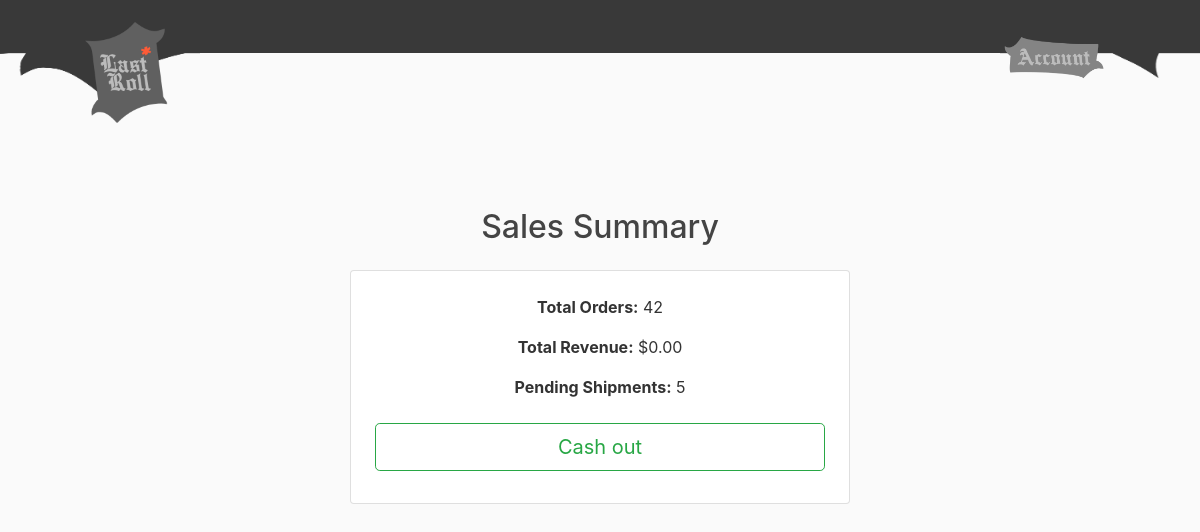
Before: /sellersales/ (signed in) with the older database file.
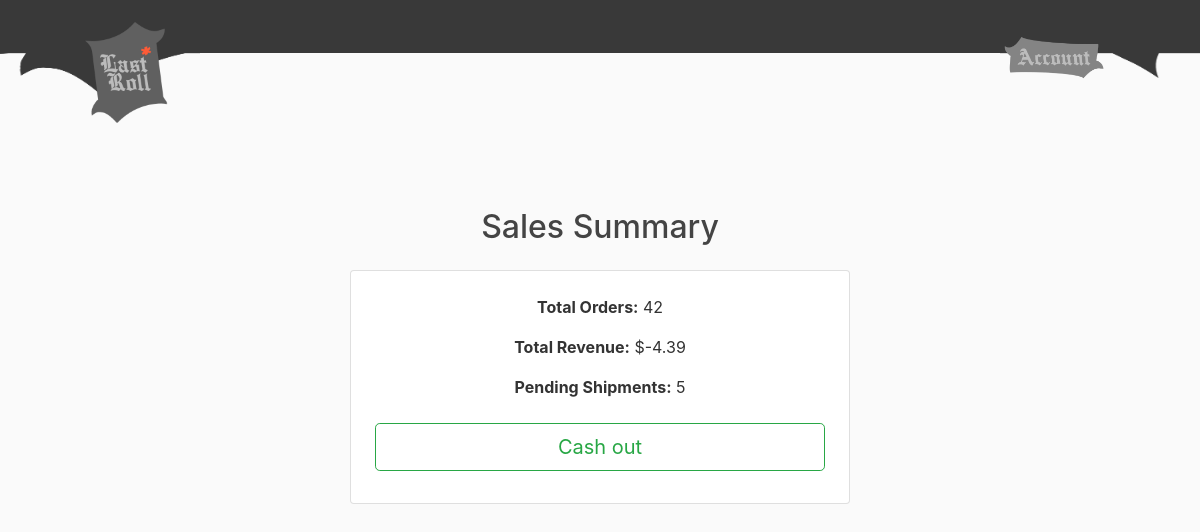
After: the same page with the newer database file.
### store/models.py (models this page shows, shortened)
class Seller(models.Model):
    user = models.OneToOneField(User, on_delete=models.CASCADE)
    store_name = models.CharField(max_length=100, blank=True)
    location = models.CharField(max_length=200, blank=True)
    description = models.TextField(blank=True)
    price = models.DecimalField(max_digits=8, decimal_places=2,default=0)

### shop/views.py (the view)
# urls.py: path('sellersales/', views.sellersales, name='shop-sellersales'),
@login_required
def sellersales(request):
    profile = request.user.profile
    if profile.role != profile.ROLE_SELLER:
        return HttpResponseForbidden("You do not have permission to view this page.")
    instseller = get_object_or_404(Seller, user_id=profile.user_id)
    print(profile.user_id)
    context = {
        'sales_summary': {
            'total_orders': 42,
            'total_revenue': instseller.price,
            'pending_shipments': 5,
        }
    }
    return render(request, 'shop/sellersales.html', context)

### shop/templates/shop/sellersales.html (shortened to what this page needs)
{% extends "shop/base.html" %}
{% block content %}
<div class="container mt-5 text-center">
  <h2 class="mb-4">Sales Summary</h2>
  <div class="card shadow p-4" style="max-width: 500px; margin: auto;">
    <p><strong>Total Orders:</strong> {{ sales_summary.total_orders }}</p>
    <p><strong>Total Revenue:</strong> ${{ sales_summary.total_revenue }}</p>
    <p><strong>Pending Shipments:</strong> {{ sales_summary.pending_shipments }}</p>
    <a href="{% url 'shop-cashout' %}" class="btn btn-outline-success btn-lg btn-block my-2">Cash out</a>
  </div>
</div>
{% endblock %}

Changed rows visible on the page:
changed Seller: total_revenue "0.00" → "-4.39"
